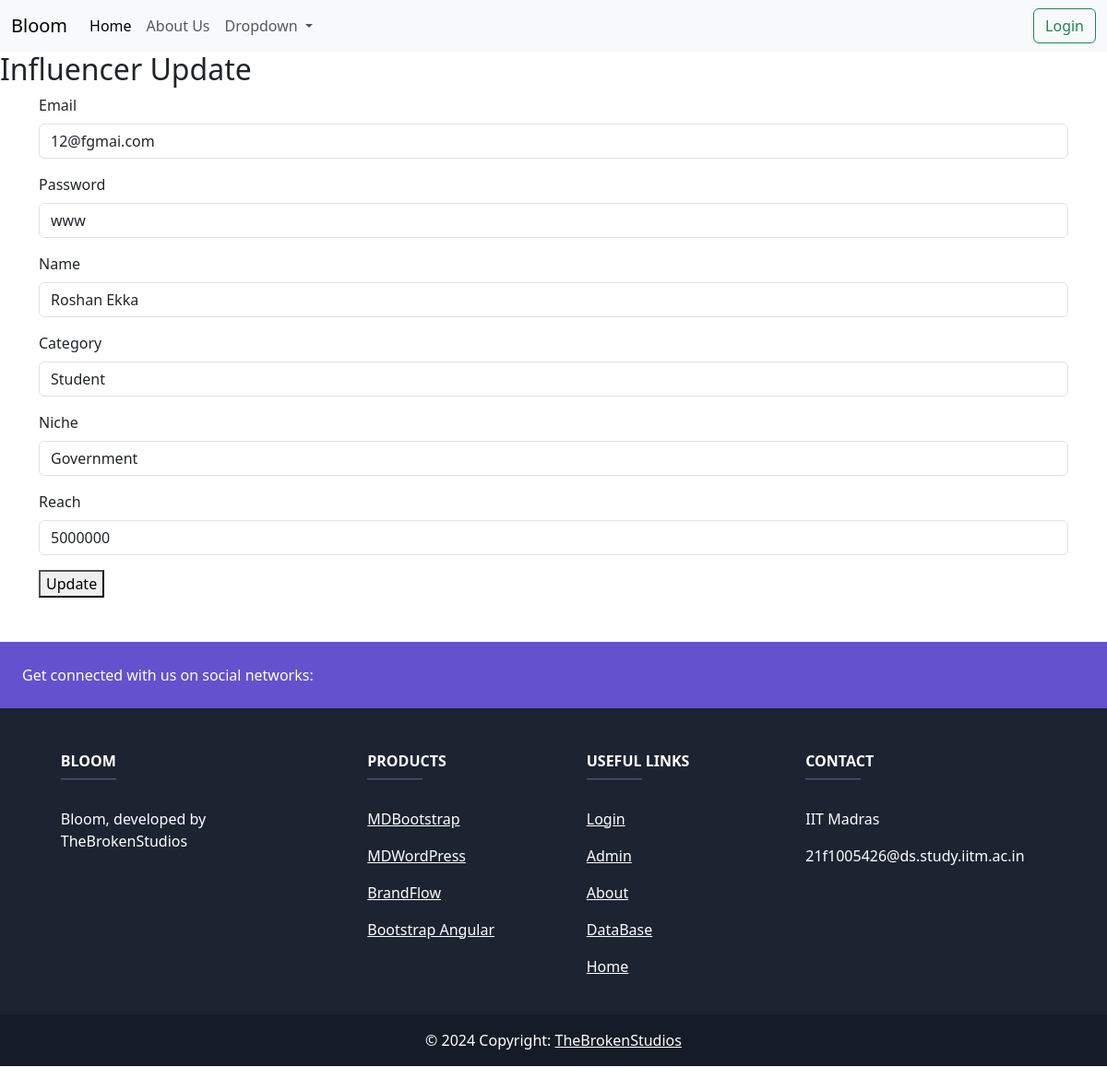
/update/2, run on an earlier commit of the app's database.
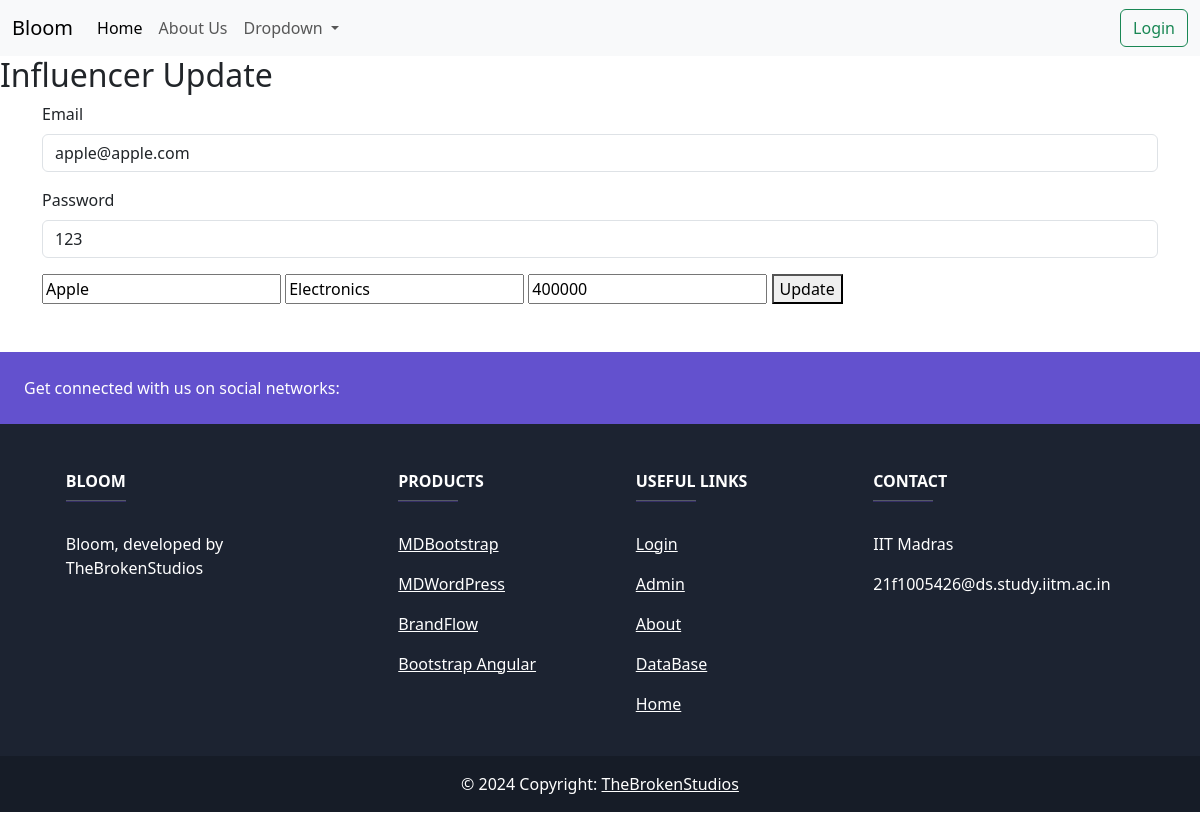
And on a later commit of the database.
### app.py (models this page shows)
class BloomData(db.Model):
    __tablename__ = 'bloomdata'
    id = db.Column(db.Integer, primary_key=True)
    email = db.Column(db.String(30), unique=True, nullable=False)
    password = db.Column(db.String(30), nullable=False)
    role = db.Column(db.String(30), nullable=False)
    influencer_data = db.relationship("influencerData", uselist=False, back_populates='bloomdata', cascade="all, delete-orphan")
    sponsor_data = db.relationship("sponsorData", uselist=False, back_populates='bloomdata', cascade="all, delete-orphan")

class influencerData(db.Model):
    __tablename__ = 'influencer_data'
    bloom_data_id = db.Column(db.Integer(), db.ForeignKey('bloomdata.id', ondelete="CASCADE"), primary_key=True, nullable=False, unique=True)
    name = db.Column(db.String(30), nullable=False)
    category = db.Column(db.String(30), nullable=False)
    niche = db.Column(db.String(30), nullable=False)
    reach = db.Column(db.String(30), nullable=False)
    bloomdata = db.relationship("BloomData", uselist=False, back_populates='influencer_data')

class sponsorData(db.Model):
    __tablename__ = 'sponsor_data'
    bloom_data_id = db.Column(db.Integer(), db.ForeignKey('bloomdata.id', ondelete="CASCADE"), primary_key=True, nullable=False, unique=True)
    company_name = db.Column(db.String(30), nullable=False)
    industry = db.Column(db.String(30), nullable=False)
    budget = db.Column(db.String(30), nullable=False)
    bloomdata = db.relationship("BloomData", uselist=False, back_populates='sponsor_data')

### app.py (the view, shortened to what this page needs)
@app.route('/update/<int:id>', methods=['GET', 'POST'])
def update(id):
    update_instance = BloomData.query.get_or_404(id)
    update_bloom = update_instance
    if request.method=="GET": #name is empty as we pass the update instance instead of update_fields
        if update_instance.role=="Influencer":
            update_fields = influencerData.query.get_or_404(update_instance.id)
            return render_template('update.html', update_instance=update_fields, update_bloom=update_bloom)
        elif update_instance.role=="Sponsor":
            update_fields = sponsorData.query.get_or_404(update_instance.id)
            return render_template('update.html', update_instance=update_fields, update_bloom=update_bloom)
        else:
            return "invalid query"

### templates/update.html (shortened to what this page needs)
{% extends 'base.html' %}
{% block body %}
    <h2>Influencer Update</h2>
    <div class="container">
        <form action="/update/{{update_instance.bloom_data_id}}" method="POST">
            <div class="mb-3">
                <label for="name" class="form-label">Email</label>
                <input type="text" class="form-control" value="{{ update_bloom.email }}" id="name" name="name" required>
            </div>
            <div class="mb-3">
                <label for="name" class="form-label">Password</label>
                <input type="text" class="form-control" value="{{ update_bloom.password }}" id="name" name="name" required>
            </div>
            {% if update_bloom.role == 'Influencer' %}
                <div class="mb-3">
                    <label for="name" class="form-label">Name</label>
                    <input type="text" class="form-control" value="{{update_instance.name}}" id="name" name="name" required>
                </div>
                <div class="mb-3">
                    <label for="category" class="form-label">Category</label>
                    <input type="text" class="form-control" value="{{update_instance.category}}" id="category" name="category" required>
                </div>
                <div class="mb-3">
                    <label for="niche" class="form-label">Niche</label>
                    <input type="text" class="form-control" id="niche" value="{{update_instance.niche}}" name="niche" required>
                </div>
                <div class="mb-3">
                    <label for="reach" class="form-label">Reach</label>
                    <input type="text" class="form-control" id="reach" value="{{update_instance.reach}}" name="reach" required>
                </div>
            {% elif update_bloom.role == 'Sponsor' %}
                <input type="text" name="company_name" value="{{ update_instance.company_name }}" required>
                <input type="text" name="industry" value="{{ update_instance.industry }}" required>
                <input type="text" name="budget" value="{{ update_instance.budget }}" required>
            {% endif %}
            <button type="submit">Update</button>
        </form>
    </div>
{% endblock body %}

What changed in the data, as far as the page shows it:
removed influencerData: name "Roshan Ekka", category "Student", niche "Government", reach "5000000"
changed BloomData: name "12@fgmai.com" → "apple@apple.com"; name "www" → "123"; role "Influencer" → "Sponsor" (drawn)
added sponsorData: company_name "Apple", industry "Electronics", budget "400000"
Also different on the page:
text no longer shown: "Name Category Niche Reach"
